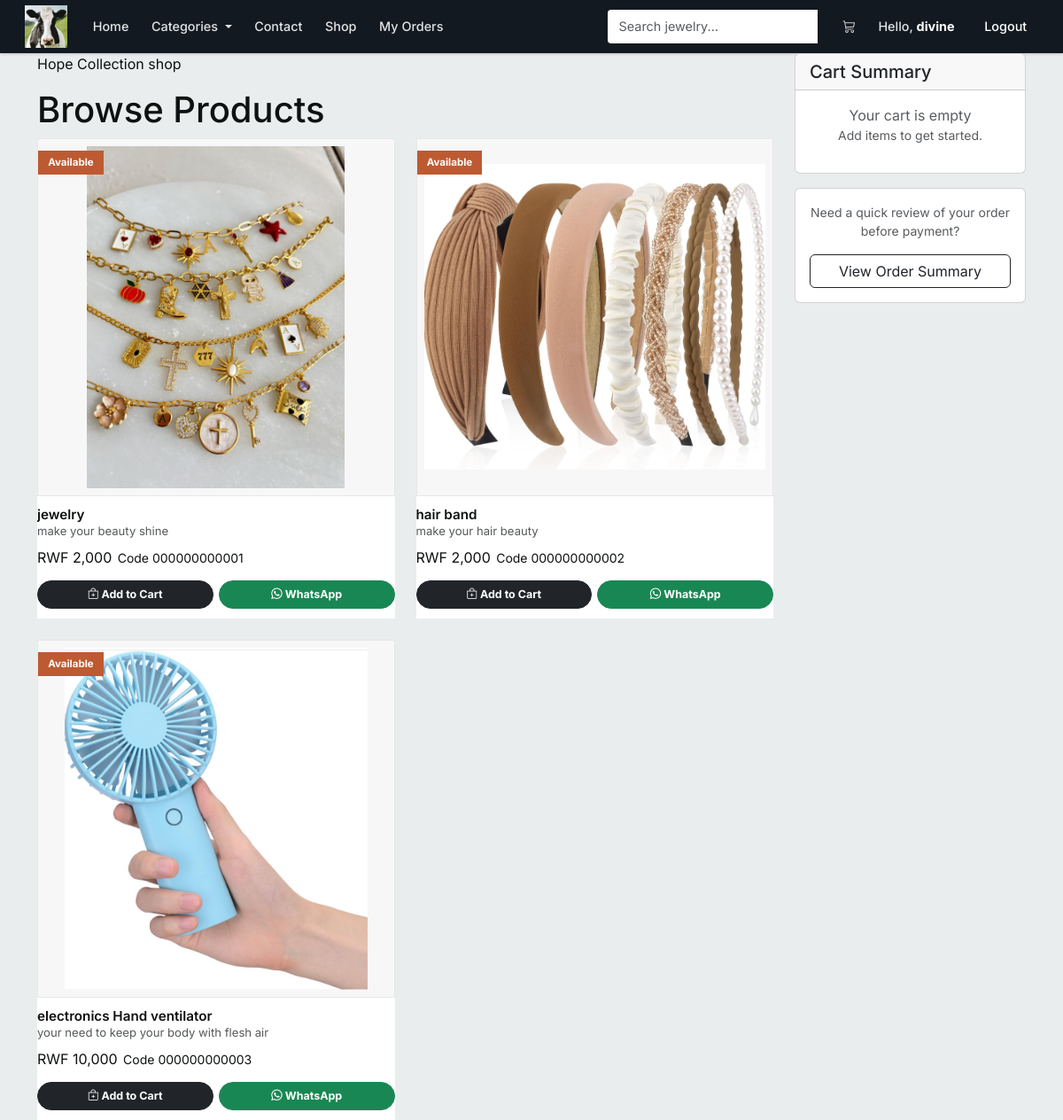
Page /market (signed in) on the committed database.
### market/models.py (models this page shows, shortened)
class SiteSettings(db.Model):
    __tablename__ = 'site_settings'
    id               = db.Column(db.Integer, primary_key=True)
    business_name    = db.Column(db.String(100), nullable=False, default='Hope Collection')
    tagline          = db.Column(db.String(255), default='Your one-stop boutique for elegance.')
    logo_url         = db.Column(db.String(255), default='')
    meta_description = db.Column(db.String(255), default='Hope Collection - Quality jewelry, electronics, and accessories.')
    whatsapp_number  = db.Column(db.String(20), nullable=False, default='250789174857')
    contact_email    = db.Column(db.String(120), nullable=False, default='niyonsabafabrice03@gmail.com')
    business_phone   = db.Column(db.String(20))
    business_address = db.Column(db.String(255))
    facebook_url     = db.Column(db.String(255))
    instagram_url    = db.Column(db.String(255))
    currency_code    = db.Column(db.String(10), default='RWF')
    delivery_fee     = db.Column(db.Integer, default=0)
    about_content    = db.Column(db.Text, default='Welcome to Hope Collection. We provide quality products and services.')
    payment_methods  = db.Column(db.Text, default='[{"id":"wallet","name":"Wallet Balance","enabled":true},{"id":"mtn","name":"MTN Mobile Money","enabled":true},{"id":"equity","name":"Equity Bank Transfer","enabled":true}]')

class User(db.Model, UserMixin):  # ✅ FIXED: only ONE User class (merged both into this one)
    __tablename__ = 'user'
    id               = db.Column(db.Integer, primary_key=True)
    username         = db.Column(db.String(100), nullable=False, unique=True)
    email_address    = db.Column(db.String(120), nullable=False, unique=True)
    password_hash    = db.Column(db.String(200), nullable=False)
    budget           = db.Column(db.Integer, nullable=False, default=1000)
    is_admin         = db.Column(db.Boolean, default=False)
    created_at       = db.Column(db.DateTime, default=lambda: datetime.now(timezone.utc))
    top_up_requests  = db.relationship(
                            'TopUpRequest',
                            backref='requester',           # ✅ FIXED: renamed backref to avoid clash with Transaction backref 'user'
                            lazy=True,
                            foreign_keys='TopUpRequest.user_id'
                        )
    transactions     = db.relationship('Transaction', backref='user', lazy=True)  # ✅ FIXED: moved here from duplicate class
    @property
    def password(self):
        raise AttributeError('Password is not a readable attribute!')

class Item(db.Model):
    __tablename__ = 'item'
    id          = db.Column(db.Integer, primary_key=True)
    name        = db.Column(db.String(30), nullable=False)
    price       = db.Column(db.Integer, nullable=False)
    barcode     = db.Column(db.String(12), nullable=False)
    description = db.Column(db.String(1024), nullable=False)
    image_file  = db.Column(db.String(255), nullable=False, default='default.jpg')
    video_file  = db.Column(db.String(255), nullable=True)
    stock       = db.Column(db.Integer, default=0)
    category_id = db.Column(db.Integer, db.ForeignKey('category.id'))
    created_at  = db.Column(db.DateTime, default=lambda: datetime.now(timezone.utc))

### market/routes.py (the view)
@app.route('/market')
@login_required
def market_page():
    items = Item.query.all()
    return render_template('market.html', items=items)

### market/models.py (called while the page is built)
@login_manager.user_loader
def load_user(user_id):
    return db.session.get(User, int(user_id))  # ✅ FIXED: replaced deprecated User.query.get()

### market/templates/market.html (shortened to what this page needs)
{% extends "base.html" %}
{% block content %}
<section class="shop-page">
    <div class="container">
        <div class="row g-4">
            <div class="col-lg-9">
                <div class="section-heading compact">
                    <div>
                        <p class="section-kicker">Hope Collection shop</p>
                        <h1>Browse Products</h1>
                    </div>
                </div>
                {% if items %}
                <div class="row g-4">
                    {% for item in items %}
                    <div class="col-md-6">
                        <article class="product-card h-100">
                            <div class="product-media">
                                {% if item.video_file %}
                                    <video class="w-100" style="height: 280px; object-fit: cover;" controls>
                                        <source src="{{ url_for('static', filename='product_videos/' ~ item.video_file) }}" type="video/mp4">
                                    </video>
                                {% else %}
                                    <img data-product-img
                                         src="{{ url_for('static', filename='product_pics/' ~ item.image_file) }}"
                                         alt="{{ item.name }}">
                                {% endif %}
                                <div class="fallback-product-icon"></div>
                                <span class="product-badge">Available</span>
                            </div>
                            <div class="product-body">
                                <div>
                                    <h3>{{ item.name }}</h3>
                                    <p>{{ item.description }}</p>
                                </div>
                                <div class="product-meta">
                                    <span>RWF {{ "{:,}".format(item.price) }}</span>
                                    <small>Code {{ item.barcode }}</small>
                                </div>
                                <div class="product-actions">
                                    <a href="{{ url_for('add_to_cart', item_id=item.id) }}" class="btn btn-dark">
                                        <i class="bi bi-bag-plus"></i> Add to Cart
                                    </a>
                                    <a class="btn btn-success" target="_blank" rel="noopener"
                                       href="https://wa.me/?text={{ ('Hello Hope Collection, I want to order ' ~ item.name ~ ' for RWF ' ~ item.price)|urlencode }}">
                                        <i class="bi bi-whatsapp"></i> WhatsApp
                                    </a>
                                </div>
                            </div>
                        </article>
                    </div>
                    {% endfor %}
                </div>
                {% else %}
                <div class="alert alert-info" role="alert">
                    <h4 class="alert-heading">No Items Available</h4>
                    <p>There are currently no items in the marketplace.</p>
                </div>
                {% endif %}
            </div>
            <div class="col-lg-3">
                <div class="card cart-summary sticky-top">
                    <div class="card-header">
                        <h5 class="mb-0">Cart Summary</h5>
                    </div>
                    <div class="card-body">
                        {% set cart = session.get('cart', []) %}
                        {% if cart %}
                            <div class="mb-3">
                                <h6>Items in Cart: <span class="badge bg-secondary">{{ cart|length }}</span></h6>
                            </div>
                            <div class="cart-items">
                                {% for item in cart %}
                                <div class="mb-2 p-2 border-bottom">
                                    <p class="mb-1"><strong>{{ item.name }}</strong></p>
                                    <p class="mb-1">Qty: <strong>{{ item.quantity }}</strong> x RWF {{ item.price }}</p>
                                    <p class="mb-0 text-success"><strong>RWF {{ item.price * item.quantity }}</strong></p>
                                </div>
                                {% endfor %}
                            </div>
                            <hr>
                            {% set totals = namespace(price=0) %}
                            {% for item in cart %}
                                {% set totals.price = totals.price + (item.price * item.quantity) %}
                            {% endfor %}
                            <div class="d-flex justify-content-between mb-3">
                                <h6>Total:</h6>
                                <h5 class="text-success"><strong>RWF {{ totals.price }}</strong></h5>
                            </div>
                            <a href="{{ url_for('view_cart') }}" class="btn btn-dark w-100 mb-2">View Cart</a>
                            <a href="{{ url_for('view_cart') }}" class="btn btn-success w-100">Proceed to Payment</a>
                        {% else %}
                            <p class="text-muted text-center mb-0">Your cart is empty</p>
                            <p class="text-muted text-center small">Add items to get started.</p>
                        {% endif %}
                    </div>
                </div>
                <div class="card mt-3 helper-card">
                    <div class="card-body text-center">
                        <p class="mb-3 small text-muted">Need a quick review of your order before payment?</p>
                        <a href="{{ url_for('view_cart') }}" class="btn btn-outline-dark w-100">
                            View Order Summary
                        </a>
                    </div>
                </div>
            </div>
        </div>
    </div>
</section>
{% endblock %}

### market/templates/base.html (shortened to what this page needs)
<!DOCTYPE html>
<html lang="en">
<head>
    <link href="https://cdn.jsdelivr.net/npm/bootstrap@5.3.0/dist/css/bootstrap.min.css" rel="stylesheet">
    <link rel="stylesheet" href="https://cdn.jsdelivr.net/npm/bootstrap-icons@1.11.3/font/bootstrap-icons.css">
    <link rel="stylesheet" href="{{ url_for('static', filename='css/storefront.css') }}">
</head>
<body>
<nav class="navbar navbar-expand-lg navbar-light sticky-top navbar-custom">
    <div class="container-fluid">
        <a class="navbar-brand" href="{{ url_for('home_page') }}">
            {% if site_settings.logo_url and site_settings.logo_url != '/static/images/logo.png' and site_settings.logo_url != '/static/images/logos/hope-collection-logo.svg' %}
                <img src="{{ site_settings.logo_url }}" alt="{{ site_settings.business_name }} logo" class="brand-logo" onerror="this.classList.add('d-none'); this.nextElementSibling.classList.remove('d-none'); this.nextElementSibling.nextElementSibling.classList.remove('d-none');">
            {% endif %}
        </a>
        <div class="collapse navbar-collapse" id="navbarNav">
            <ul class="navbar-nav me-auto">
                <li class="nav-item">
                    <a class="nav-link px-3" href="{{ url_for('home_page') }}">Home</a>
                </li>
                <li class="nav-item dropdown">
                    <a class="nav-link dropdown-toggle px-3" href="#" id="navbarDropdown" role="button" data-bs-toggle="dropdown">
                        Categories
                    </a>
                </li>
                <li class="nav-item">
                    <a class="nav-link px-3" href="{{ url_for('contact_page') }}">Contact</a>
                </li>
                {% if current_user.is_authenticated %}
                <li class="nav-item">
                    <a class="nav-link px-3" href="{{ url_for('market_page') }}">Shop</a>
                </li>
                <li class="nav-item">
                    <a class="nav-link px-3" href="{{ url_for('transaction_history') }}">My Orders</a>
                </li>
                {% endif %}
            </ul>
            <form class="d-flex me-lg-3 my-2 my-lg-0">
                <div class="input-group">
                    <input class="form-control search-bar-nav" type="search" placeholder="Search jewelry..." aria-label="Search">
                </div>
            </form>
            <ul class="navbar-nav align-items-lg-center">
                {% if current_user.is_authenticated %}
                    <li class="nav-item">
                        <a class="nav-link px-3" href="{{ url_for('view_cart') }}">
                            <i class="bi bi-cart3"></i>
                            {% set cart = session.get('cart', []) %}
                        </a>
                    </li>
                    <li class="nav-item">
                        <span class="nav-link px-3 nav-greeting">Hello, <strong>{{ current_user.username }}</strong></span>
                    </li>
                    <li class="nav-item">
                        <a class="nav-link btn btn-sm btn-outline-dark ms-lg-2" href="{{ url_for('logout_page') }}">Logout</a>
                    </li>
                {% endif %}
            </ul>
        </div>
    </div>
</nav>
<main>
    {% block content %}
    {% endblock %}
</main>
</body>
</html>

### market/static/css/storefront.css (style rules this page uses)
:root { --ink: #0f1111; --muted: #565959; --paper: #eaeded; --cream: #f3efe7; --line: rgba(15, 17, 17, 0.11); --gold: #c7923e; --green: #198754; --amazon-blue: #146eb4; --amazon-orange: #febd69; --amazon-yellow: #f3a847; --card-bg: #ffffff; --hero-gradient: linear-gradient(135deg, #1a1a2e, #16213e, #0f3460); --shadow-sm: 0 2px 5px rgba(0,0,0,0.06); --shadow-md: 0 4px 12px rgba(0,0,0,0.10); --shadow-lg: 0 8px 30px rgba(0,0,0,0.12); --mtn-color: #ffcc00; --mtn-dark: #e6b800; --equity-color: #1a5276; --equity-light: #2e86c1; --wallet-color: #198754; --wallet-light: #20c997; }
* { letter-spacing: 0; box-sizing: border-box; }
body { color: var(--ink); background: var(--paper); font-family: Inter, ui-sans-serif, system-ui, -apple-system, BlinkMacSystemFont, "Segoe UI", sans-serif; }
.navbar-custom { background: #131921; border-bottom: none; box-shadow: 0 1px 3px rgba(0,0,0,0.2); padding: 0.2rem 1rem; min-height: 60px; }
.navbar-custom .container-fluid { max-width: 1280px; }
.navbar-brand { align-items: center; color: #fff !important; display: inline-flex; gap: 0.75rem; font-weight: 700; font-size: 1.35rem; text-decoration: none; transition: opacity 0.2s; padding: 0; }
.brand-logo { height: 48px; width: auto; max-width: 200px; object-fit: contain; border-radius: 0; margin-right: 0; background: transparent; border: none; filter: brightness(1.05); transition: opacity 0.25s ease; }
.navbar-custom .nav-link { color: rgba(255,255,255,0.88) !important; font-weight: 500; font-size: 0.9rem; padding: 0.5rem 0.8rem !important; border-radius: 3px; transition: all 0.15s ease; }
.nav-greeting { color: rgba(255,255,255,0.8) !important; font-size: 0.85rem; background: transparent !important; border-radius: 3px; padding: 0.4rem 0.6rem !important; }
.nav-greeting strong { color: #fff; }
.search-bar-nav { background: #fff; border: 1px solid transparent; color: #0f1111 !important; border-radius: 4px 0 0 4px; font-size: 0.9rem; min-height: 38px; }
.navbar-custom .btn-outline-dark { border-color: rgba(255,255,255,0.3); color: #fff !important; }
.product-card { background: var(--card-bg); border: none; border-radius: 0; box-shadow: none; display: flex; flex-direction: column; overflow: hidden; transition: box-shadow 0.2s ease; position: relative; }
.product-media { aspect-ratio: 1; background: #f7f7f7; overflow: hidden; position: relative; border: 1px solid #e7e7e7; border-radius: 0; }
.product-media img { height: 100%; inset: 0; object-fit: contain; position: absolute; transition: transform 0.3s ease; width: 100%; z-index: 1; padding: 0.5rem; }
.fallback-product-icon { align-items: center; color: rgba(21, 21, 21, 0.28); display: flex; font-size: 3.5rem; inset: 0; justify-content: center; position: absolute; }
.product-badge { background: #be5a31; color: #fff; font-size: 0.72rem; font-weight: 700; left: 0; padding: 0.3rem 0.7rem; position: absolute; top: 0.8rem; z-index: 3; }
.product-body { display: flex; flex: 1; flex-direction: column; gap: 0.4rem; padding: 0.7rem 0; }
.product-body h3 { font-size: 0.95rem; font-weight: 600; margin-bottom: 0; line-height: 1.3; color: var(--ink); display: -webkit-box; -webkit-line-clamp: 2; -webkit-box-orient: vertical; overflow: hidden; }
.product-body p { color: var(--muted); font-size: 0.82rem; line-height: 1.5; margin: 0; display: -webkit-box; -webkit-line-clamp: 2; -webkit-box-orient: vertical; overflow: hidden; }
.product-meta { display: flex; align-items: baseline; gap: 0.4rem; flex-wrap: wrap; }
.product-actions { display: flex; gap: 0.4rem; margin-top: auto; padding-top: 0.5rem; }
.product-actions .btn { flex: 1; border-radius: 20px; font-size: 0.78rem; font-weight: 700; padding: 0.35rem 0.6rem; }

### rows in the picture
SiteSettings: logo_url (picture)
User: username "divine"
Item: image_file (picture), name "jewelry", description "make your beauty shine", price "2,000", barcode "000000000001"
Item: image_file (picture), name "hair band", description "make your hair beauty", price "2,000", barcode "000000000002"
Item: image_file (picture), name "electronics Hand ventilator", description "your need to keep your body with flesh air", price "10,000", barcode "000000000003"
